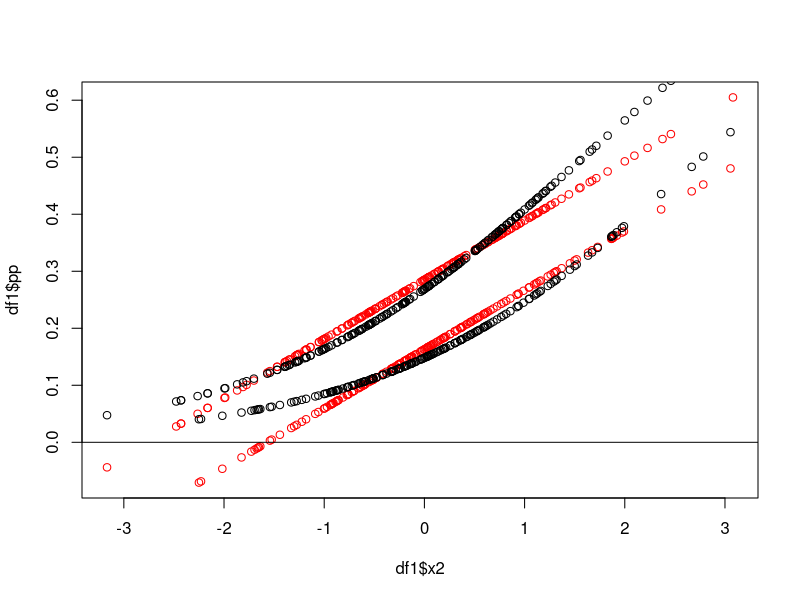
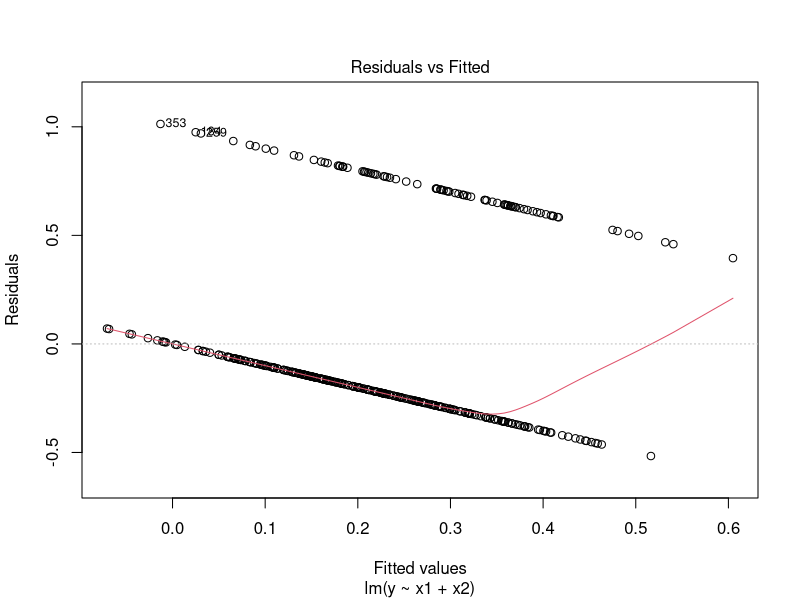
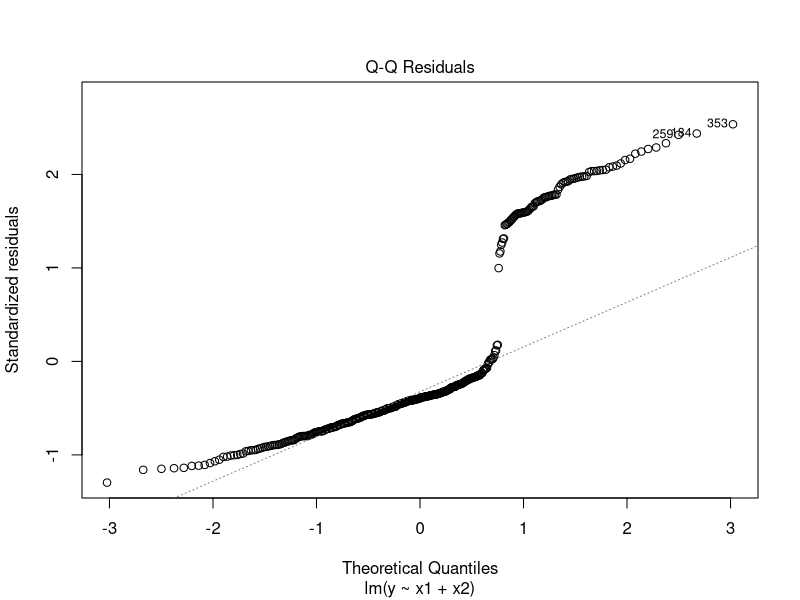
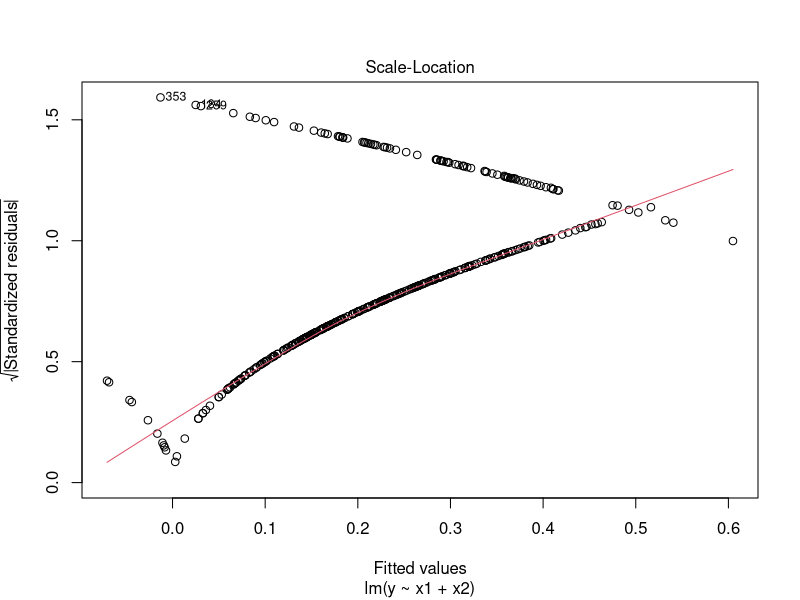
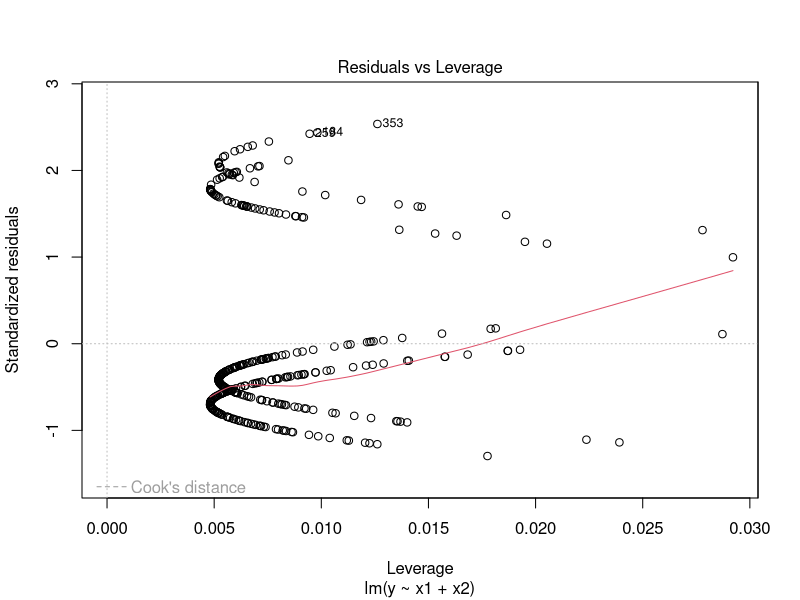
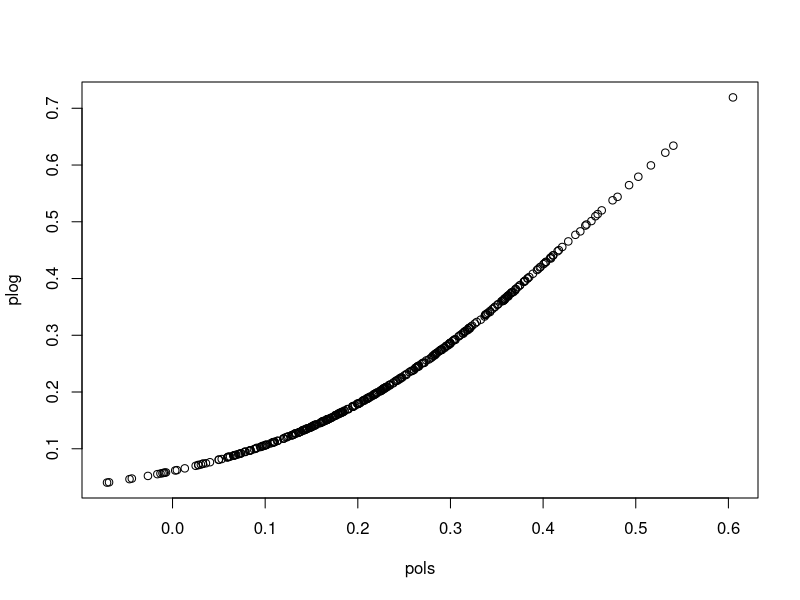

These charts were generated, in order, by the following R code:

library(sandwich)
library(MASS)
library(nlme)
library(lme4)
library(lmerTest)
library(lmtest)

### logits to pp
pp <- function(x){
   exp(x)/(1+exp(x))
   
}


##################



ns <- 400
b0 <- -1.09
b1 <- -.69
b2 <- .36


test <- (b0 + b1 + b2)
#pp(b0)
#pp(test)

reps <- 1
bs2 <- ps2 <- ps <- bs <- matrix(1, nrow = reps, ncol = 4)
inter <- hetero <- numeric(reps)

for (i in 1:reps){
	#x <- rnorm(ns)
   
  x1 <- rbinom(ns, 1, .5)
  x2 <- rnorm(ns)
	predlo <- b0 + (x1*b1) + (x2*b2)
	y <- rbinom(ns, 1, pp(predlo))
	
	a1 <- lm(y ~ x1 + x2)
	hetero[i] <- bptest(a1)$p.value
	
	  #corrected
	  pad <- coeftest(a1, vcov. = vcovHC)
	  ps[i, 1] <- pad[2,4]
	  ps2[i, 1] <- pad[3,4] #conti
	  
	  ### stadnard
	  ps[i, 2] <- summary(a1)$coef[2,4]
	  ps2[i, 2] <- summary(a1)$coef[3,4]
	  

	#ps[i, 1] <- summary(a1)$coef[2,4]
	bs[i, 1] <- summary(a1)$coef[2,1] #b1 OLS
	bs[i, 2] <- summary(a1)$coef[3,1] #b2 OLS
	
	a2 <- glm(y ~ x1 + x2, family = binomial)
	ps[i, 4] <- summary(a2)$coef[3,4] #x2
	ps[i, 3] <- summary(a2)$coef[2,4] #x1
	bs[i, 3] <- summary(a2)$coef[2,1] #b1 LOG
	bs[i, 4] <- summary(a2)$coef[3,1] #b2 LOG
	inter[i] <- summary(a2)$coef[1,1]
	
	df1 <- data.frame(y, x1, x2)
	df1$pp <- fitted(a1)
	df1$pp2 <- fitted(a2)
	print(i)
}


sum(hetero < .05) 

plot(df1$x2, df1$pp, col = 'red')
points(df1$x2, df1$pp2)
abline(h = 0)

#library(lattice)
sum(ps[,1] < .05) #corrected
sum(ps[,2] < .05) #not corrected
sum(ps[,3] < .05) #log reg
sum(ps[,4] < .05) #log reg, b2
sum(ps2[,1] < .05) #corrected
sum(ps2[,2] < .05) #not corrected


colMeans(bs) #slopes, first is ols, 2nd is log
mean(inter) #intercept

summary(a1)$r.squared
1/exp(coef(a2))

summary(a1)
summary(a2)
library(lmtest)
bptest(a1)
plot(a1)
summary(a1)
library(car)
ncvTest(a1)
exp(-2.5)/exp(-2.3)


range(predict(a1))
pols <- predict(a1)
#plog <- predict(a2, type = 'response')
plog <- fitted(a2)
cor(pols, plog)
plot(pols, plog)

exp(coef(a2))
summary(a2)
summary(a1)
exp(-.3)
